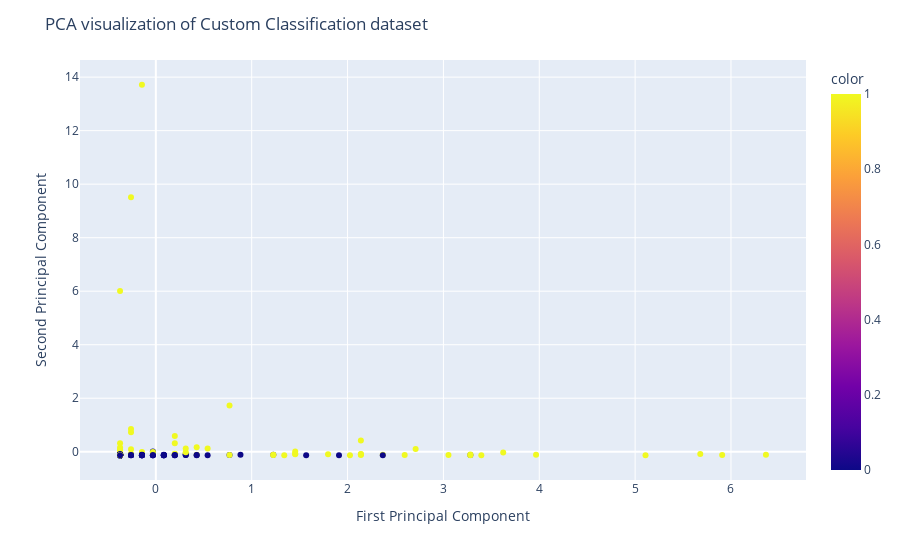

The notebook cell this image was saved under:
### Code cell
fig = px.scatter(x=X_scaled[:,0], y=X_scaled[:,1], color=y)
fig.update_layout(
    title="PCA visualization of Custom Classification dataset",
    xaxis_title="First Principal Component",
    yaxis_title="Second Principal Component",
)
fig.show()

### Figure 1 — Plotly figure (JSON) as saved in the notebook; plotly's stock layout.template omitted (floating-point values rounded to 4 significant figures; data arrays with more than 128 entries replaced by an {"elided": "..."} marker saying what was removed)
{"data": [{"hovertemplate": "x=%{x}<br>y=%{y}<br>color=%{marker.color}<extra></extra>", "legendgroup": "", "marker": {"color": {"elided": "324 int values"}, "coloraxis": "coloraxis", "symbol": "circle"}, "mode": "markers", "name": "", "orientation": "v", "showlegend": false, "type": "scatter", "x": {"elided": "324 float values"}, "xaxis": "x", "y": {"elided": "324 float values"}, "yaxis": "y"}], "layout": {"coloraxis": {"colorbar": {"title": {"text": "color"}}, "colorscale": [[0, "#0d0887"], [0.1111, "#46039f"], [0.2222, "#7201a8"], [0.3333, "#9c179e"], [0.4444, "#bd3786"], [0.5556, "#d8576b"], [0.6667, "#ed7953"], [0.7778, "#fb9f3a"], [0.8889, "#fdca26"], [1, "#f0f921"]]}, "legend": {"tracegroupgap": 0}, "margin": {"t": 60}, "title": {"text": "PCA visualization of Custom Classification dataset"}, "xaxis": {"anchor": "y", "domain": [0, 1], "title": {"text": "First Principal Component"}}, "yaxis": {"anchor": "x", "domain": [0, 1], "title": {"text": "Second Principal Component"}}}}
